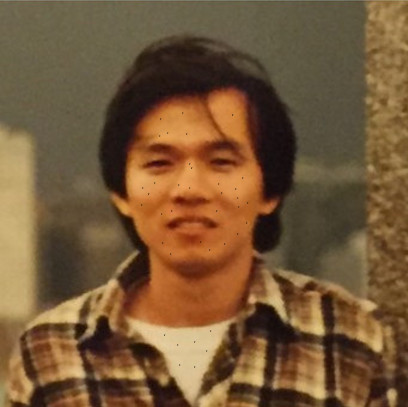
#> input picture mybook/opencv_king_book/ch11/hung.jpg, 408 x 407 px, found by its file name
$ jupyter execute spatial_smoothing.ipynb
#> lines starting #> are read from the running program, lines starting #| are printed output that depends on the picture
# 空間濾波

[cell 1]
import cv2
import matplotlib.pyplot as plt
import numpy as np

[cell 2]
src = cv2.imread("hung.jpg")
#> src is the input picture: shape (407, 408, 3); mean B, G, R 55.9, 87.9, 117.5
src = cv2.cvtColor(src, cv2.COLOR_BGR2RGB)
plt.imshow(src);

## 均值濾波器

[cell 3]
dst_mean = cv2.blur(src,(15,15))
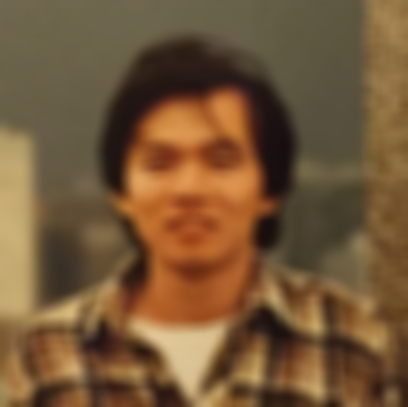
#> dst_mean: shape (407, 408, 3); mean R, G, B 117.5, 87.8, 55.9

[cell 4]
plt.imshow(dst_mean);

## 中值濾波

* 適合用在椒鹽雜訊的處理

[cell 5]
# 中值濾波
dst_median = cv2.medianBlur(
    src,
    15 # kernel size
)
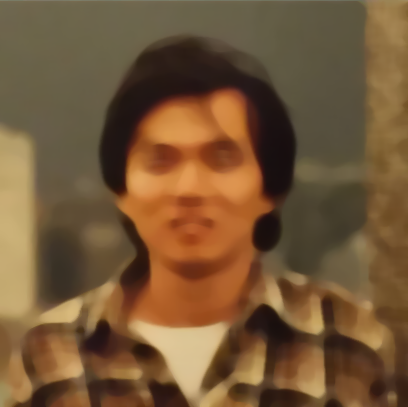
#> dst_median: shape (407, 408, 3); mean R, G, B 117.2, 87.4, 55.5

[cell 6]
plt.imshow(dst_median);

## 高斯濾波器

[cell 7]
dst_gaussian = cv2.GaussianBlur(
    src,
    (15,15), # kernel size
    0.85, # sigma x
    0.85 # sigma y
)

* 如果開 3x3 kernel size，那正中心的 (x,y) = (0,0)，左邊是 (-1,0), 右邊是 (1,0)，左上 (-1,1), 右上 (1,1), ...
* 然後 gausian kernel 就是中心放在 (0,0) 的二元獨立常態分配: $f(x,y)=\frac{1}{2\pi\sigma_x\sigma_y}e^{-\frac{1}{2}(\frac{x^2}{\sigma_x^2}+\frac{y^2}{\sigma_y^2})}$
* 所以就直接想像一個二元常態像碗一樣，蓋在 kernel 的正中心，然後他的 density 大小，就是周邊加權平均時用的權重

[cell 8]
plt.imshow(dst_gaussian);

## 雙邊濾波器

[cell 9]
dst_bilateral = cv2.bilateralFilter(
    src,
    15, # d，以像素為中心的濾波直徑，建議值 5。如果此值是負數，會自動參照下面的 sigmaSpace
    100, # sigmaColor，像素顏色值與周圍像素顏色值的差距，在此範圍，才做濾波。如果超過此範圍，他會覺得這是邊緣，就不做濾波
    100 # sigmaSpace，距離的空間參數，如果 d >0，此值可忽略。
)

* 雙邊濾波會考慮邊緣訊息

[cell 10]
plt.imshow(dst_bilateral);

## 自訂 2d 濾波器

[cell 11]
kernel = np.ones((5,5), np.float32)/25
kernel

[cell 12]
dst = cv2.filter2D(
    src,
    -1, # ddpeth, 目前影像的深度，設 -1，表示與來源影像相同
    kernel # 自訂的 kernel
)

plt.imshow(dst);
